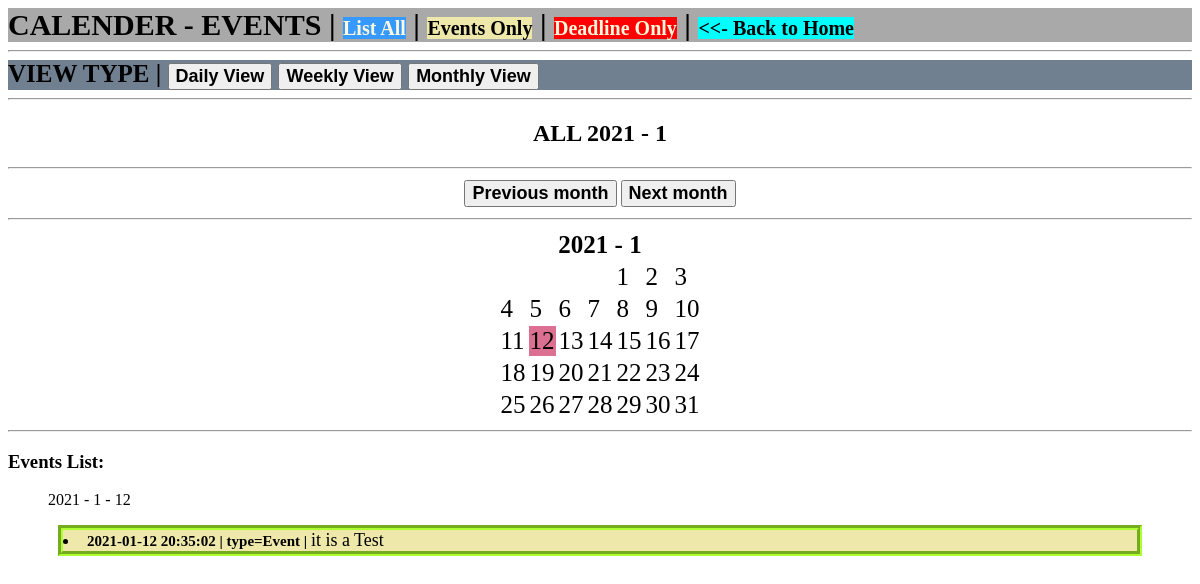
Screenshot of /monthly (signed in) with the database file from the repository.
### calender/models.py (models this page shows, shortened)
class Event(db.Model):
    id = db.Column(db.Integer, primary_key=True)
    date = db.Column(db.DATE, index=True)
    time = db.Column(db.TIME, index=True)
    event = db.Column(db.String(200))
    category = db.Column(db.String(10), index=True)
    user_id = db.Column(db.Integer, db.ForeignKey('user.id'))

### calender/routes.py (the view, shortened to what this page needs)
@app.route('/monthly')
def monthly():
    user = User.query.filter(User.username == session.get("USERNAME")).first()
    session["DAYVIEW"] = "MONTHLY"
    if not session.get("STARTMONTH") is None and not session.get("STARTYEAR") is None:
        type = session.get("TYPE")
        startmonth = session.get("STARTMONTH")
        startyear = session.get("STARTYEAR")
        monthcalender = calendar.monthcalendar(startyear, startmonth)
        first, monthrange = calendar.monthrange(year=startyear, month=startmonth)
        startday = datetime.date(year=startyear, month=startmonth, day=1).strftime("%Y-%m-%d")
        endday = datetime.date(year=startyear, month=startmonth, day=monthrange).strftime("%Y-%m-%d")
        if type == 'ALL':
            events = Event.query.filter(Event.user_id == user.id, Event.date >= startday,
                                        Event.date <= endday).order_by(Event.date, Event.time).all()
            days = []
            for i in events:
                im = i.date
                days.append(im.day)
            days = set(days)
            return render_template('monthly.html', title="ALL " + str(startyear) + " - " + str(startmonth),
                                   monthcalender=monthcalender, events=events,
                                   days=days, startmonth=startmonth, startyear=startyear, type=type)
    else:
        flash("No start month, Please check out")
        return redirect(url_for('monthly'))

### calender/templates/monthly.html
{% extends "events_base.html" %}
{% block content %}
    {% if title %}
        <h2>{{ title }}</h2>
    {% else %}
        <h2>No Title</h2>
    {% endif %}
    <hr>
    <table class="buttons">
    <tr>
        <td><input type="button" class="previous" name="test" value="Previous month" onclick="location.href='{{ url_for('previousmonth') }}'"></td>
        <td><input type="button" class="next" name="test" value="Next month" onclick="location.href='{{ url_for('nextmonth') }}'"></td>
    </tr>
    </table>
    <hr>
    <table border="0" class="monthtable">
        <th colspan="7">{{ startyear }} - {{ startmonth }}</th>
        {% for week in monthcalender %}
            <tr>
                {% for day in week %}
                    {% if day == 0 %}
                        <td></td>
                    {% else %}
                        {% if day in days %}
                            {% if type == 'ALL' %}
                                <td style="background-color: palevioletred">{{ day }}</td>
                            {% elif type == "EVENTS" %}
                                <td style="background-color: aqua">{{ day }}</td>
                            {% else %}
                                <td style="background-color: red">{{ day }}</td>
                            {% endif %}
                        {% else %}
                            <td>{{ day }}</td>
                        {% endif %}
                    {% endif %}
                {% endfor %}
            </tr>
        {% endfor %}
    </table>
    <hr>
    <h3>Events List: </h3>
    {% for day in days%}
        <ul>{{ startyear }} - {{ startmonth }} - {{ day }}</ul>
        {% for event in events %}
            {% if event.date.day == day %}
                {% if event.category == '0' %}
                    <li class="event"><span>{{ event.date }} {{ event.time }} | type=Event | </span>{{ event.event }}</li>
                {% else %}
                    <li class="deadline"><span>{{ event.date }} {{ event.time }} | type=Deadline | </span>{{ event.event }}</li>
                {% endif %}
            {% endif %}
        {% endfor %}
    {% endfor %}
{% endblock %}

### calender/templates/events_base.html (shortened to what this page needs)
<!DOCTYPE html>
<html lang="en">
    <head>
            <link rel="stylesheet" href="{{ url_for('static', filename='style/events.css') }}">
    </head>
    <body>
        <div class="home">
            CALENDER - EVENTS |
            <a href="{{ url_for('listall') }}" class="eventhome">List All</a> |
            <a href="{{ url_for('listevents') }}" class="eventhome" id="eventsonly">Events Only</a> |
            <a href="{{ url_for('listdeadlines') }}" class="eventhome" id="deadlingonly">Deadline Only</a> |
            <a href="{{ url_for('back') }}" class="eventhome" id="back"><<- Back to Home</a>
        </div>
        <hr>
        <div id="viewtype">
            VIEW TYPE |
            <input type="button" id="daily" name="Daily" value="Daily View" onclick="location.href='{{ url_for('daily') }}'">
            <input type="button" id="weekly" name="Weekly" value="Weekly View" onclick="location.href='{{ url_for('weekly') }}'">
            <input type="button" id="monthly" name="Monthly" value="Monthly View" onclick="location.href='{{ url_for('monthly') }}'">
        </div>
        <hr>
        {% block content %}{% endblock %}
    </body>
</html>

### calender/static/style/events.css (style rules this page uses)
.home { font-size: 30px; font-weight: bolder; background-color: darkgray; color: black; margin-left: auto; }
.eventhome { font-size: 20px; font-style: normal; background-color: #3599ff; color: cornsilk; text-decoration: none; }
#eventsonly { background-color: palegoldenrod; color: black; }
#deadlingonly { background-color: red; }
#back { background-color: aqua; color: black; }
#viewtype { font-size: 25px; font-weight: bolder; background-color: slategrey; color: black; margin-left: auto; }
#daily { font-size: 18px; font-weight: bold; color: black; }
#weekly { font-size: 18px; font-weight: bold; color: black; }
#monthly { font-weight: bold; color: black; font-size: 18px; }
.event { color: black; font-size: 18px; background-color: palegoldenrod; border: 5px groove greenyellow; margin-left: 50px; margin-right: 50px; }
.event span { font-size: 15px; font-weight: bold; color: black; }
h2 { text-align: center; }
.buttons { margin: 0px auto; }
.monthtable { font-size: 25px; margin: 0px auto; }
.previous { font-size: 18px; font-weight: bold; color: black; }
.next { font-size: 18px; font-weight: bold; color: black; }

### rows the page displays
Event: date "2021-01-12", time "20:35:02", event "it is a Test"

### other values shown
{{ title }} "ALL 2021 - 1"
{{ startyear }} "2021"
{{ startmonth }} "1"
{{ day }} "1" "2" "3" "4" "5" "6" "7" "8" "9" "10" "11" "13" "14" "15" "16" "17" "18" "19" "20" "21" "22" "23" "24" "25" "26" "27" "28" "29" "30" "31"
{{ day }} "12"
